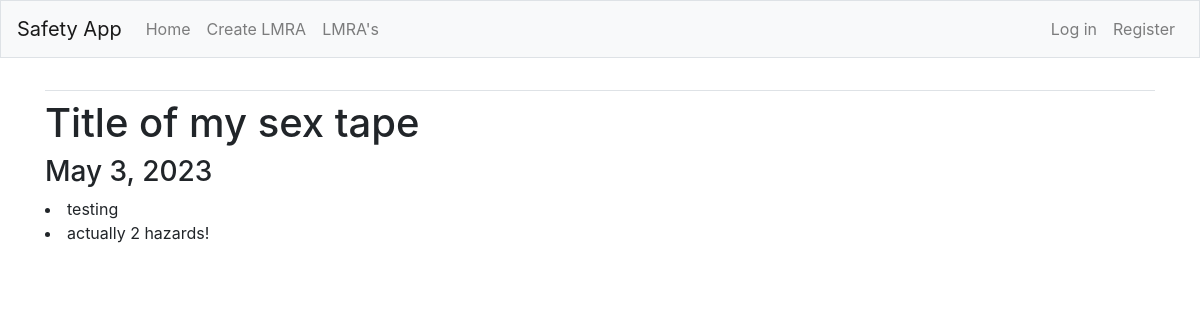
/lmra/39/, run on the app's committed database.
### LMRA/models.py (models this page shows, shortened)
class LMRA(models.Model):
    date_added = models.DateField(auto_now_add=True)
    location = models.CharField(max_length=50)
    owner = models.ForeignKey(User, on_delete=models.CASCADE)

class Hazard(models.Model):
    hazard = models.CharField(max_length=50)
    description = models.TextField()
    likelihood = models.PositiveIntegerField(
        validators=[
            MaxValueValidator(5),
            MinValueValidator(1),
        ]
    )
    severity = models.PositiveIntegerField(
        validators=[
            MaxValueValidator(5),
            MinValueValidator(1),
        ]
    )
    lmra = models.ForeignKey(LMRA, on_delete=models.CASCADE)

### LMRA/views.py (the view)
# urls.py: path('lmra/<int:pk>/', lmra.as_view(), name='lmra'),
class lmra(DetailView):
    model = LMRA
    template_name = 'LMRA/lmra.html'
    def get_context_data(self, **kwargs):
        context = super().get_context_data(**kwargs)
        context['hazards'] = self.object.hazard_set.all()
        return context

### LMRA/templates/LMRA/lmra.html
{% extends "LMRA/base.html" %}
{% block content %}
<h1>{{ object.location }}</h1>
<h3>{{ object.date_added }}</h3>
    {% for hazard in hazards %}
        <li>{{ hazard.hazard }}</li>
    {% endfor %}
{% endblock content %}

### data on the page
LMRA: location "Title of my sex tape", date_added "May 3, 2023"
Hazard: hazard "testing"
Hazard: hazard "actually 2 hazards!"
